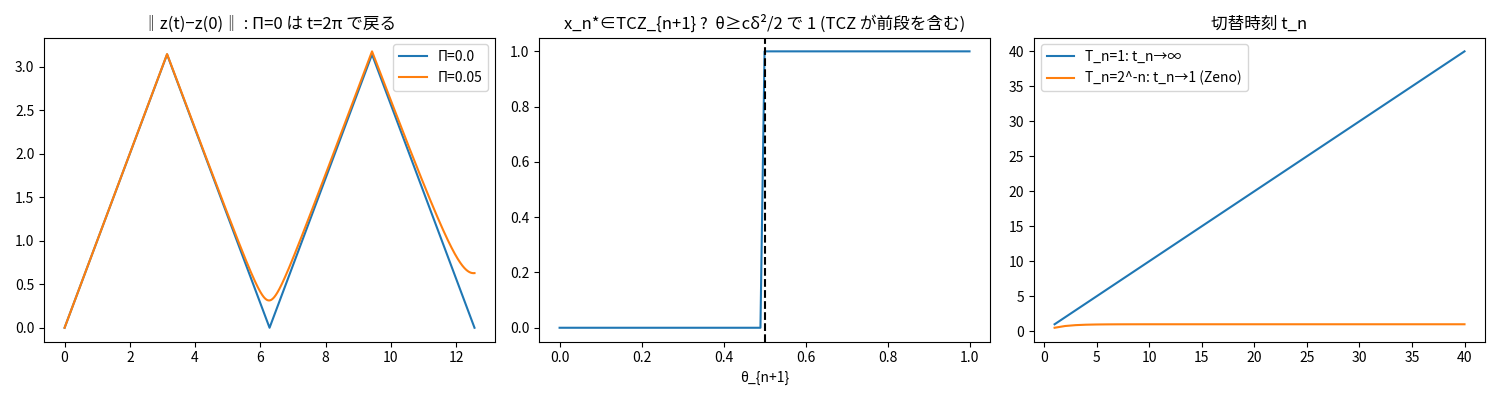

Write the Python code that produced this figure.
"""
定理23 (諸行無常定理) のトイ例  ※数値シミュレーション。証明ではない
-----------------------------------------------------------------------------
原文: 完全状態 z=(物理, 環境, ...)、一般化総エントロピー S(z) は状態関数で dS/dt=Π≥0。
      条件23-A(持続的厳密散逸) ∀t2>t1: ∫Π>0 ⇒ z(t2)≠z(t1) (非再帰)。(23.1)
      条件23-B のもとで段階TCZは有限段で固定しない: TCZ_{n+1}≠TCZ_n (23.2)。
      ※ Π≥0 だけでは平衡や周期回帰を排除できない(原文「常に変化の正確な意味」)。

(A) 非再帰: z=(θ, e)∈ 円周×R。θ は周期2πで回り、S(z)=e (散逸でだけ増える)。
      Π≡0 (23-A なし) → t=2π で z が元に戻る(再帰)。Π=0.05>0 (23-A あり) → どの t2>t1 でも z(t2)≠z(t1)。
(B) 段階TCZの不固定: 各段 Ṽ_n=(c/2)(x−x_n*)²、段間距離 δ、閾値 θ。
      c δ²/2 > θ なら x_n*∉TCZ_{n+1} (TCZ が変わる)。θ が大きいと前段の中心が次段TCZに入る。
(C) 非Zeno: T_n=1 なら Σ T_n=∞ (切替は有限時刻に集積しない)。T_n=2^-n (n≥1) なら Σ=1 で有限時刻に集積(Zeno)。

Lean 対応: Tomabechi/Examples/Theorem23_Impermanence.lean (nonrecurrence / recurrence_without_dissipation / tcz_changes / zeno_total / nonzeno_total)
  23-B 一般核(H-stage 入力の構成が必要)の適用は未証明。
"""
# %% 準備
import numpy as np
import matplotlib.pyplot as plt
import logging; logging.getLogger("matplotlib.font_manager").setLevel(logging.ERROR)  # フォント警告を抑制
try:
    import japanize_matplotlib  # Colab: !pip -q install japanize-matplotlib
except Exception:
    plt.rcParams["font.family"] = ["Noto Sans CJK JP", "IPAexGothic", "sans-serif"]

# --- (A) ---
t = np.linspace(0, 4 * np.pi, 4001)
def orbit(Pi):
    theta = t % (2 * np.pi); e = Pi * t
    return theta, e
circ = lambda a, b: np.abs((a - b + np.pi) % (2 * np.pi) - np.pi)
def min_return_dist(Pi, t1_index=0, min_gap=0.5):
    th, e = orbit(Pi)
    mask = t - t[t1_index] > min_gap
    return np.sqrt(circ(th[mask], th[t1_index])**2 + (e[mask] - e[t1_index])**2).min()
d_noPi, d_Pi = min_return_dist(0.0), min_return_dist(0.05)

# --- (B) ---
c, delta = 1.0, 1.0
def in_TCZ_next(theta):                          # x_n* ∈ TCZ_{n+1}? ⇔ cδ²/2 ≤ θ
    return c * delta**2 / 2 <= theta
thetas = np.linspace(0, 1, 101)
stall = np.array([in_TCZ_next(th) for th in thetas])
theta_crit = c * delta**2 / 2

# --- (C) ---
n = np.arange(1, 41)
tn_ok, tn_zeno = np.cumsum(np.ones(40)), np.cumsum(2.0 ** -n)

# %% 可視化
fig, ax = plt.subplots(1, 3, figsize=(15, 4))
for Pi in (0.0, 0.05):
    th, e = orbit(Pi); ax[0].plot(t, np.sqrt(circ(th, 0)**2 + e**2), label=f"Π={Pi}")
ax[0].set_title("‖z(t)−z(0)‖ : Π=0 は t=2π で戻る"); ax[0].legend()
ax[1].plot(thetas, stall.astype(int)); ax[1].axvline(theta_crit, ls="--", c="k")
ax[1].set_title("x_n*∈TCZ_{n+1} ?  θ≥cδ²/2 で 1 (TCZ が前段を含む)"); ax[1].set_xlabel("θ_{n+1}")
ax[2].plot(n, tn_ok, label="T_n=1: t_n→∞"); ax[2].plot(n, tn_zeno, label="T_n=2^-n: t_n→1 (Zeno)"); ax[2].legend(); ax[2].set_title("切替時刻 t_n")
plt.tight_layout(); plt.show()

# %% 数値確認
print(f"(A) 再帰距離: Π=0 → {d_noPi:.4f}, Π=0.05 → {d_Pi:.4f}")
assert d_noPi < 1e-2 and d_Pi > 0.2
assert not in_TCZ_next(0.49) and in_TCZ_next(0.5)          # しきい値 cδ²/2
assert tn_ok[-1] == 40 and abs(tn_zeno[-1] - 1) < 1e-6
